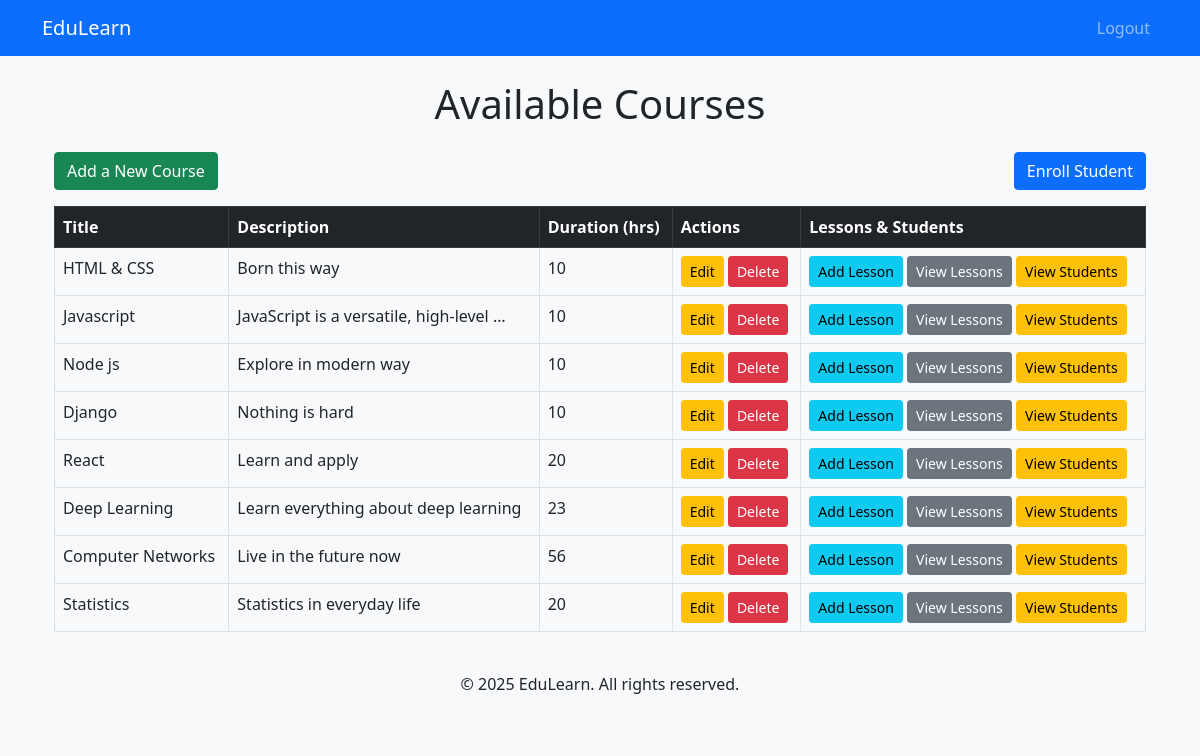
The app's page / (signed in) with its own data.
### courses/models.py (models this page shows, shortened)
class Course(models.Model):
    title = models.CharField(max_length=200)
    description = models.TextField()
    duration = models.IntegerField(help_text="Duration in hours")
    thumbnail = models.ImageField(upload_to='course_thumbnails/', null=True, blank=True)
    created_at = models.DateTimeField(auto_now_add=True)

### courses/views.py (the view)
# urls.py: path('', CourseListView.as_view(), name='course_list'),
class CourseListView(LoginRequiredMixin, ListView):
    model = Course
    template_name = 'courses/course_list.html'
    context_object_name = 'courses'
    login_url = 'login'

### courses/templates/courses/course_list.html (shortened to what this page needs)
{% extends "courses/base.html" %}
{% load static %}
{% block content %}
<div class="container mt-4">
    <h1 class="text-center mb-4">Available Courses</h1>
    <div class="d-flex justify-content-between mb-3">
        <a href="{% url 'course_create' %}" class="btn btn-success">Add a New Course</a>
        <a href="{% url 'enroll_student' %}" class="btn btn-primary">Enroll Student</a>
    </div>
    <table class="table table-bordered table-hover">
        <thead class="table-dark">
            <tr>
                <th>Title</th>
                <th>Description</th>
                <th>Duration (hrs)</th>
                <th>Actions</th>
                <th>Lessons & Students</th>
            </tr>
        </thead>
        <tbody>
            {% for course in courses %}
            <tr>
                <td>{{ course.title }}</td>
                <td>{{ course.description|truncatewords:5 }}</td>
                <td>{{ course.duration }}</td>
                <td>
                    <a href="{% url 'course_update' course.id %}" class="btn btn-warning btn-sm">Edit</a>
                    <form action="{% url 'course_delete' course.id %}" method="post" style="display:inline;">
                        <button type="submit" class="btn btn-danger btn-sm" onclick="return confirm('Are you sure you want to delete this course?')">Delete</button>
                    </form>
                </td>
                <td>
                    <a href="{% url 'lesson_create' %}" class="btn btn-info btn-sm">Add Lesson</a>
                    <a href="{% url 'course_detail' course.id %}" class="btn btn-secondary btn-sm">View Lessons</a>
                    <a href="{% url 'new_students' course.id %}" class="btn btn-warning btn-sm">View Students</a>
                </td>
            </tr>
            {% empty %}
            <tr>
                <td colspan="5" class="text-center">No courses available.</td>
            </tr>
            {% endfor %}
        </tbody>
    </table>
</div>
{% endblock %}

### courses/templates/courses/base.html (shortened to what this page needs)
<!DOCTYPE html>
<html lang="en">
<head>
    {% load static %}
    <link rel="stylesheet" href="{% static 'css/bootstrap.min.css' %}">
</head>
<body>
    <nav class="navbar navbar-expand-lg navbar-dark bg-primary">
        <div class="container">
            <a class="navbar-brand" href="{% url 'course_list' %}">EduLearn</a>
            <div class="collapse navbar-collapse" id="navbarNav">
                <ul class="navbar-nav ms-auto">
                    {% if user.is_authenticated %}
                    <li class="nav-item"><a class="nav-link" href="{% url 'logout' %}">Logout</a></li>
                    {% else %}
                    <li class="nav-item"><a class="nav-link" href="{% url 'login' %}">Login</a></li>
                    <li class="nav-item"><a class="nav-link" href="{% url 'register' %}">Register</a></li>
                    {% endif %}
                </ul>
            </div>
        </div>
    </nav>
    <div class="container mt-4">
        {% block content %}{% endblock %}
    </div>
    <footer class="text-center mt-4 p-3 bg-light">
        <p>&copy; 2025 EduLearn. All rights reserved.</p>
    </footer>
</body>
</html>

### courses/templates/courses/base.html (style rules this page uses)
body { background-color: #f8f9fa; }

### records on screen
Course: title "HTML & CSS", description "Born this way", duration "10"
Course: title "Javascript", description "JavaScript is a versatile, high-level …", duration "10"
Course: title "Node js", description "Explore in modern way", duration "10"
Course: title "Django", description "Nothing is hard", duration "10"
Course: title "React", description "Learn and apply", duration "20"
Course: title "Deep Learning", description "Learn everything about deep learning", duration "23"
Course: title "Computer Networks", description "Live in the future now", duration "56"
Course: title "Statistics", description "Statistics in everyday life", duration "20"
